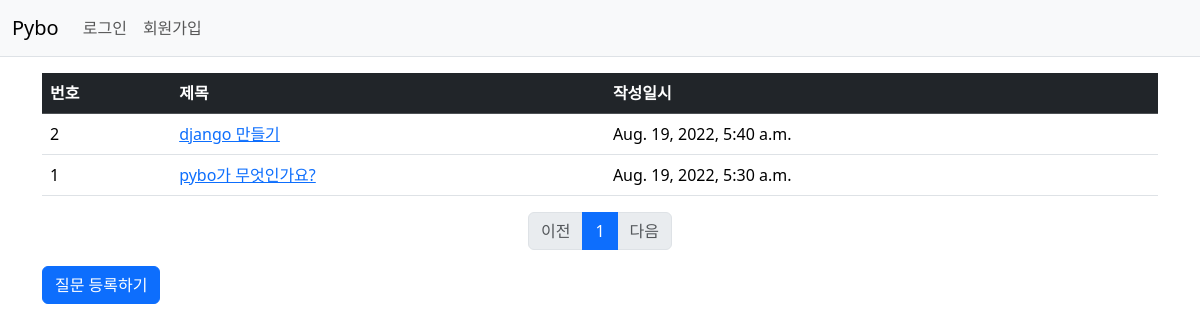
Page /pybo/ on the earlier database version.
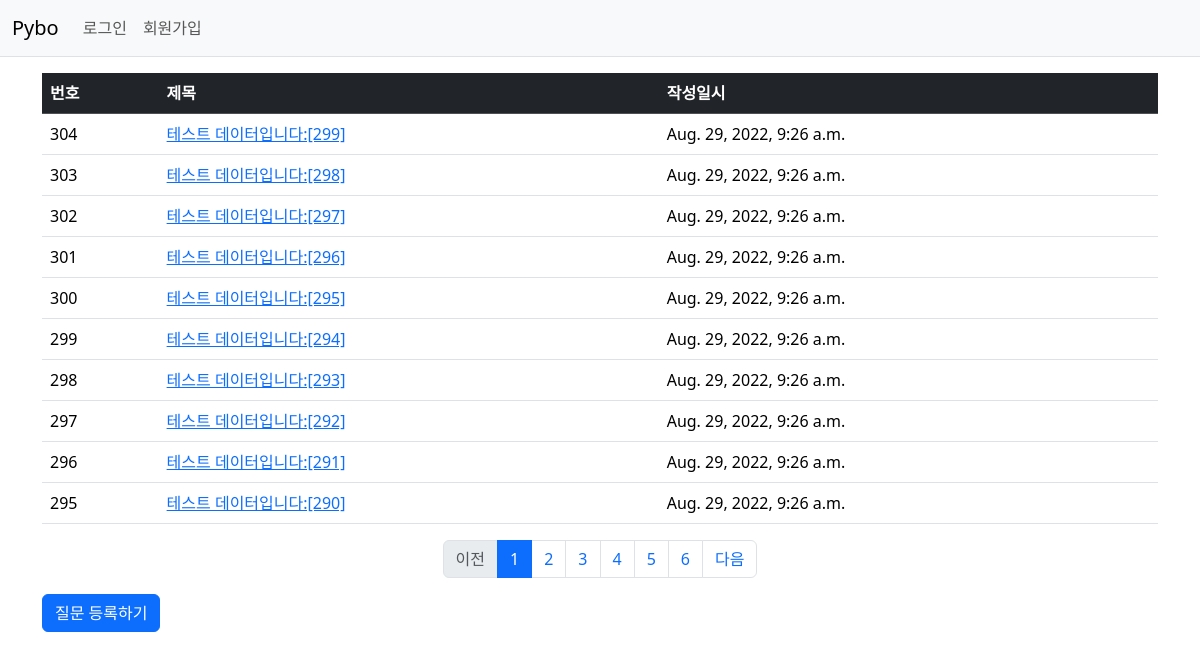
Same page on the later database version.
### pybo/models.py (models this page shows, shortened)
class Question(models.Model):
    author= models.ForeignKey(User,on_delete=models.CASCADE)
    subject = models.CharField(max_length=200)
    content = models.TextField()
    create_date = models.DateTimeField(null=True,default='')

### pybo/views.py (the view)
# urls.py: path('',views.index,name='index'),
def index(request):
    page= request.GET.get('page','1') #페이지
    question_list = Question.objects.order_by('-create_date')
    paginator = Paginator(question_list, 10)  # 페이지당 10개씩 보여주기
    page_obj = paginator.get_page(page)
    context = {'question_list': page_obj}
    return render(request, 'pybo/question_list.html', context)

### pybo/templatetags/pybo_filter.py (called while the page is built)
@register.filter
def sub(value, arg):
    return value - arg

### templates/pybo/question_list.html (shortened to what this page needs)
{% extends 'base.html' %}
{% load pybo_filter %}
{% block content %}
<div class="container my-3">
    <table class="table">
        <thead>
        <tr class="table-dark">
            <th>번호</th>
            <th>제목</th>
            <th>작성일시</th>
        </tr>
        </thead>
        <tbody>
        {% if question_list %}
        {% for question in question_list %}
        <tr>
            <td>
                {{ question_list.paginator.count|sub:question_list.start_index|sub:forloop.counter0|add:1 }}
            </td>
            <td>
                <a href="{% url 'pybo:detail' question.id %}">{{ question.subject }}</a>
            </td>
            <td>{{ question.create_date }}</td>
        </tr>
        {% endfor %}
        {% else %}
        <tr>
            <td colspan="3">질문이 없습니다.</td>
        </tr>
        {% endif %}
        </tbody>
    </table>
    <ul class="pagination justify-content-center">
        {% if question_list.has_previous %}
        <li class="page-item">
            <a class="page-link" href="?page={{ question_list.previous_page_number }}">이전</a>
        </li>
        {% else %}
        <li class="page-item disabled">
            <a class="page-link" tabindex="-1" aria-disabled="true" href="#">이전</a>
        </li>
        {% endif %}
        {% for page_number in question_list.paginator.page_range %}
        {% if page_number >= question_list.number|add:-5 and page_number <= question_list.number|add:5 %}
        {% if page_number == question_list.number %}
        <li class="page-item active" aria-current="page">
            <a class="page-link" href="?page={{ page_number }}">{{ page_number }}</a>
        </li>
        {% else %}
        <li class="page-item">
            <a class="page-link" href="?page={{ page_number }}">{{ page_number }}</a>
        </li>
        {% endif %}
        {% endif %}
        {% endfor %}
        {% if question_list.has_next %}
        <li class="page-item">
            <a class="page-link" href="?page={{ question_list.next_page_number }}">다음</a>
        </li>
        {% else %}
        <li class="page-item disabled">
            <a class="page-link" tabindex="-1" aria-disabled="true" href="#">다음</a>
        </li>
        {% endif %}
    </ul>
    <a href="{% url 'pybo:question_create' %}" class="btn btn-primary">질문 등록하기</a>
</div>
{% endblock %}

### templates/base.html (shortened to what this page needs)
{% load static %}
<!doctype html>
<html lang="ko">
<head>
    <link rel="stylesheet" type="text/css" href="{% static 'bootstrap.min.css' %}">
    <link rel="stylesheet" type="text/css" href="{% static 'style.css' %}">
</head>
<body>
{% include "navbar.html" %}
{% block content %}
{% endblock %}
</body>
</html>

### templates/navbar.html (shortened to what this page needs)
<nav class="navbar navbar-expand-lg navbar-light bg-light border-bottom">
    <div class="container-fluid">
        <a class="navbar-brand" href="{% url 'pybo:index' %}">Pybo</a>
        <div class="collapse navbar-collapse" id="navbarSupportedContent">
            <ul class="navbar-nav me-auto mb-2 mb-lg-0">
                <li class="nav-item">
                    {% if user.is_authenticated %}
                    <a class="nav-link" href="{% url 'common:logout' %}">{{ user.username }} (로그아웃)</a>
                    {% else %}
                    <a class="nav-link" href="{% url 'common:login' %}">로그인</a>
                    {% endif %}
                </li>
                 <li>
                    {% if not user.is_authenticated %}
                    <a class="nav-link" href="{% url 'common:signup' %}">회원가입</a>
                    {% endif %}
                </li>
            </ul>
        </div>
    </div>
</nav>

Differences in the rows shown:
no longer on this page (row unchanged): Question: paginator.count|sub "2", subject "django 만들기", create_date "Aug. 19, 2022, 5:40 a.m."
no longer on this page (row unchanged): Question: paginator.count|sub "1", subject "pybo가 무엇인가요?", create_date "Aug. 19, 2022, 5:30 a.m."
added Question: paginator.count|sub "304", subject "테스트 데이터입니다:[299]", create_date "Aug. 29, 2022, 9:26 a.m."
added Question: paginator.count|sub "303", subject "테스트 데이터입니다:[298]", create_date "Aug. 29, 2022, 9:26 a.m."
added Question: paginator.count|sub "302", subject "테스트 데이터입니다:[297]", create_date "Aug. 29, 2022, 9:26 a.m."
added Question: paginator.count|sub "301", subject "테스트 데이터입니다:[296]", create_date "Aug. 29, 2022, 9:26 a.m."
added Question: paginator.count|sub "300", subject "테스트 데이터입니다:[295]", create_date "Aug. 29, 2022, 9:26 a.m."
added Question: paginator.count|sub "299", subject "테스트 데이터입니다:[294]", create_date "Aug. 29, 2022, 9:26 a.m."
added Question: paginator.count|sub "298", subject "테스트 데이터입니다:[293]", create_date "Aug. 29, 2022, 9:26 a.m."
added Question: paginator.count|sub "297", subject "테스트 데이터입니다:[292]", create_date "Aug. 29, 2022, 9:26 a.m."
added Question: paginator.count|sub "296", subject "테스트 데이터입니다:[291]", create_date "Aug. 29, 2022, 9:26 a.m."
added Question: paginator.count|sub "295", subject "테스트 데이터입니다:[290]", create_date "Aug. 29, 2022, 9:26 a.m."
Other differences:
new list line: "2"
new list line: "3"
new list line: "4"
new list line: "5"
new list line: "6"
